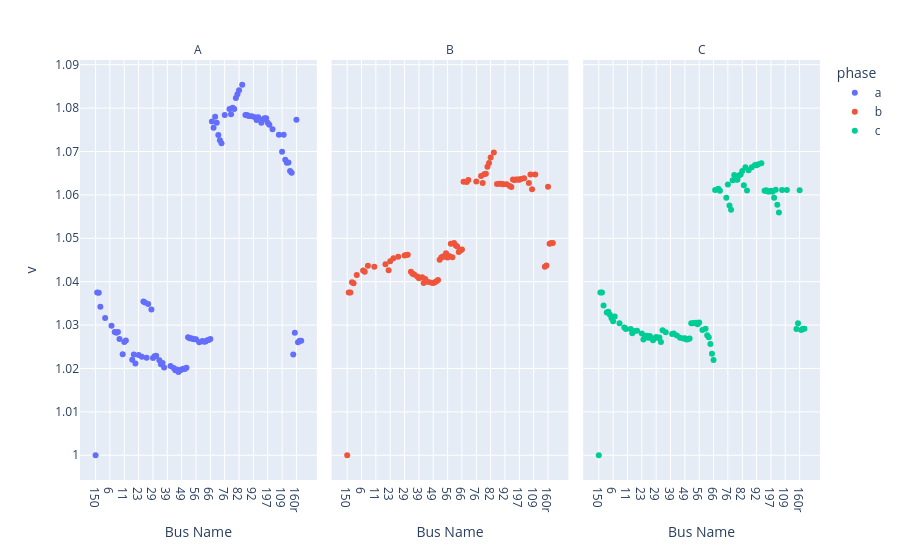
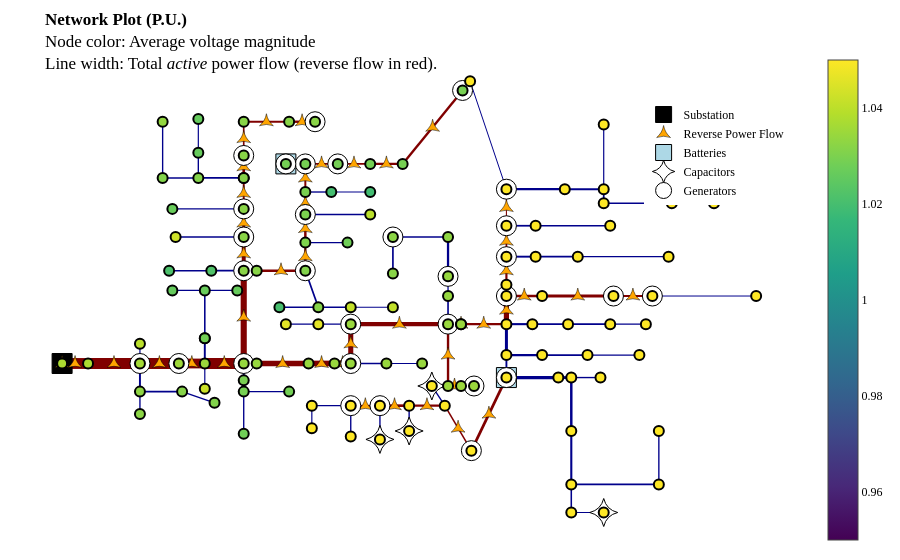
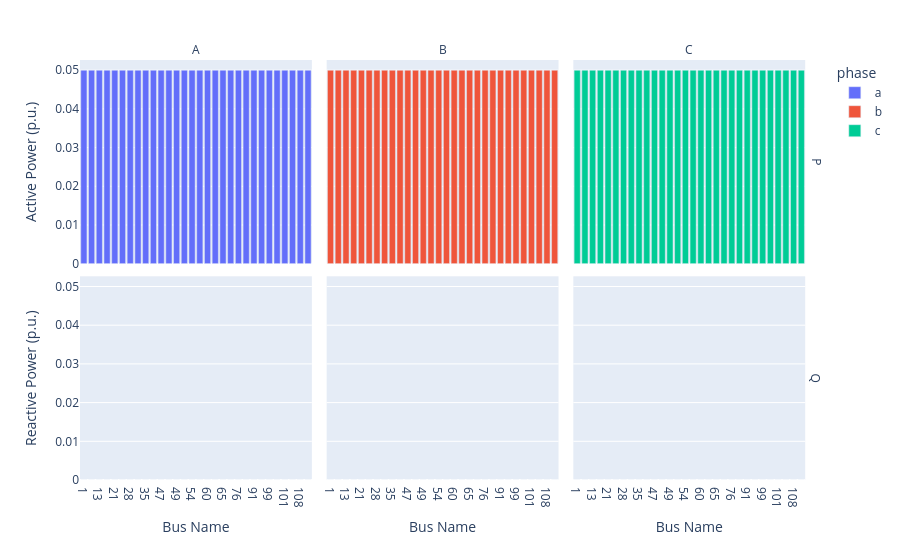

The notebook cell saved with these charts, in order:
### Code cell
# Now with high DGs in the network we ran a baseline power flow
case = create_case(CASES_DIR / "csv" / "ieee123_30der", ignore_schedule=True)
case.modify(control_variable="", gen_mult = 5, v_max=2) # To make OPF work more hard
result = case.run_opf()
result.plot_voltages().show()
result.plot_network().show()
result.plot_gens().show()

### Figure 1 — Plotly figure (JSON) as saved in the notebook; plotly's stock layout.template omitted (floating-point values rounded to 4 significant figures; data arrays with more than 128 entries replaced by an {"elided": "..."} marker saying what was removed)
{"data": [{"hovertemplate": "phase=a<br>name=%{x}<br>v=%{y}<extra></extra>", "legendgroup": "a", "marker": {"color": "#636efa", "symbol": "circle"}, "mode": "markers", "name": "a", "orientation": "v", "showlegend": true, "type": "scatter", "x": {"elided": "130 str values"}, "xaxis": "x", "y": {"elided": "130 float values"}, "yaxis": "y"}, {"hovertemplate": "phase=b<br>name=%{x}<br>v=%{y}<extra></extra>", "legendgroup": "b", "marker": {"color": "#EF553B", "symbol": "circle"}, "mode": "markers", "name": "b", "orientation": "v", "showlegend": true, "type": "scatter", "x": {"elided": "130 str values"}, "xaxis": "x2", "y": {"elided": "130 float values"}, "yaxis": "y2"}, {"hovertemplate": "phase=c<br>name=%{x}<br>v=%{y}<extra></extra>", "legendgroup": "c", "marker": {"color": "#00cc96", "symbol": "circle"}, "mode": "markers", "name": "c", "orientation": "v", "showlegend": true, "type": "scatter", "x": {"elided": "130 str values"}, "xaxis": "x3", "y": {"elided": "130 float values"}, "yaxis": "y3"}], "layout": {"annotations": [{"font": {}, "showarrow": false, "text": "A", "x": 0.16, "xanchor": "center", "xref": "paper", "y": 1, "yanchor": "bottom", "yref": "paper"}, {"font": {}, "showarrow": false, "text": "B", "x": 0.5, "xanchor": "center", "xref": "paper", "y": 1, "yanchor": "bottom", "yref": "paper"}, {"font": {}, "showarrow": false, "text": "C", "x": 0.84, "xanchor": "center", "xref": "paper", "y": 1, "yanchor": "bottom", "yref": "paper"}], "legend": {"title": {"text": "phase"}, "tracegroupgap": 0}, "margin": {"t": 60}, "xaxis": {"anchor": "y", "domain": [0, 0.32], "title": {"text": "Bus Name"}}, "xaxis2": {"anchor": "y2", "domain": [0.34, 0.66], "matches": "x", "title": {"text": "Bus Name"}}, "xaxis3": {"anchor": "y3", "domain": [0.68, 1.0], "matches": "x", "title": {"text": "Bus Name"}}, "yaxis": {"anchor": "x", "domain": [0, 1], "title": {"text": "v"}}, "yaxis2": {"anchor": "x2", "domain": [0, 1], "matches": "y", "showticklabels": false}, "yaxis3": {"anchor": "x3", "domain": [0, 1], "matches": "y", "showticklabels": false}}}

### Figure 2 — Plotly figure (JSON) as saved in the notebook; plotly's stock layout.template omitted (floating-point values rounded to 4 significant figures; data arrays with more than 128 entries replaced by an {"elided": "..."} marker saying what was removed)
{"data": [{"hoverinfo": "none", "line": {"color": "maroon", "dash": "solid", "width": 10.88}, "mode": "lines", "showlegend": false, "type": "scatter", "x": [-0.8612, -0.8612], "y": [-0.2909, -0.2909]}, {"hoverinfo": "none", "line": {"color": "maroon", "dash": "solid", "width": 10.88}, "mode": "lines", "showlegend": false, "type": "scatter", "x": [-0.8612, -0.7916], "y": [-0.2909, -0.2909]}, {"hoverinfo": "none", "line": {"color": "maroon", "dash": "solid", "width": 10.88}, "mode": "lines", "showlegend": false, "type": "scatter", "x": [-0.7916, -0.6524], "y": [-0.2909, -0.2909]}, {"hoverinfo": "none", "line": {"color": "darkblue", "dash": "solid", "width": 1.184}, "mode": "lines", "showlegend": false, "type": "scatter", "x": [-0.6524, -0.6524], "y": [-0.2909, -0.2009]}, {"hoverinfo": "none", "line": {"color": "darkblue", "dash": "solid", "width": 1.945}, "mode": "lines", "showlegend": false, "type": "scatter", "x": [-0.6524, -0.6524], "y": [-0.2909, -0.4195]}, {"hoverinfo": "none", "line": {"color": "maroon", "dash": "solid", "width": 11}, "mode": "lines", "showlegend": false, "type": "scatter", "x": [-0.6524, -0.5481], "y": [-0.2909, -0.2909]}, {"hoverinfo": "none", "line": {"color": "darkblue", "dash": "solid", "width": 1.369}, "mode": "lines", "showlegend": false, "type": "scatter", "x": [-0.6524, -0.6524], "y": [-0.4195, -0.5224]}, {"hoverinfo": "none", "line": {"color": "darkblue", "dash": "solid", "width": 1.577}, "mode": "lines", "showlegend": false, "type": "scatter", "x": [-0.6524, -0.5394], "y": [-0.4195, -0.4195]}, {"hoverinfo": "none", "line": {"color": "darkblue", "dash": "solid", "width": 1.388}, "mode": "lines", "showlegend": false, "type": "scatter", "x": [-0.5394, -0.4524], "y": [-0.4195, -0.4709]}, {"hoverinfo": "none", "line": {"color": "maroon", "dash": "solid", "width": 9.802}, "mode": "lines", "showlegend": false, "type": "scatter", "x": [-0.5481, -0.4785], "y": [-0.2909, -0.2909]}, {"hoverinfo": "none", "line": {"color": "darkblue", "dash": "solid", "width": 1.184}, "mode": "lines", "showlegend": false, "type": "scatter", "x": [-0.4785, -0.4785], "y": [-0.2909, -0.4067]}, {"hoverinfo": "none", "line": {"color": "darkblue", "dash": "solid", "width": 1.927}, "mode": "lines", "showlegend": false, "type": "scatter", "x": [-0.4785, -0.4785], "y": [-0.2909, -0.1752]}, {"hoverinfo": "none", "line": {"color": "maroon", "dash": "solid", "width": 10.91}, "mode": "lines", "showlegend": false, "type": "scatter", "x": [-0.4785, -0.3741], "y": [-0.2909, -0.2909]}, {"hoverinfo": "none", "line": {"color": "darkblue", "dash": "solid", "width": 1.559}, "mode": "lines", "showlegend": false, "type": "scatter", "x": [-0.4785, -0.4785], "y": [-0.1752, -0.1752]}, {"hoverinfo": "none", "line": {"color": "darkblue", "dash": "solid", "width": 1.559}, "mode": "lines", "showlegend": false, "type": "scatter", "x": [-0.4785, -0.4785], "y": [-0.1752, 0.04337]}, {"hoverinfo": "none", "line": {"color": "darkblue", "dash": "solid", "width": 1.931}, "mode": "lines", "showlegend": false, "type": "scatter", "x": [-0.3741, -0.3741], "y": [-0.2909, -0.3681]}, {"hoverinfo": "none", "line": {"color": "maroon", "dash": "solid", "width": 6.127}, "mode": "lines", "showlegend": false, "type": "scatter", "x": [-0.3741, -0.3741], "y": [-0.2909, 0.1334]}, {"hoverinfo": "none", "line": {"color": "darkblue", "dash": "solid", "width": 1.373}, "mode": "lines", "showlegend": false, "type": "scatter", "x": [-0.4785, -0.5655], "y": [0.04337, 0.04337]}, {"hoverinfo": "none", "line": {"color": "darkblue", "dash": "solid", "width": 1.186}, "mode": "lines", "showlegend": false, "type": "scatter", "x": [-0.4785, -0.3915], "y": [0.04337, 0.04337]}, {"hoverinfo": "none", "line": {"color": "darkblue", "dash": "solid", "width": 1.553}, "mode": "lines", "showlegend": false, "type": "scatter", "x": [-0.3741, -0.3741], "y": [-0.3681, -0.4195]}, {"hoverinfo": "none", "line": {"color": "darkblue", "dash": "solid", "width": 1.369}, "mode": "lines", "showlegend": false, "type": "scatter", "x": [-0.3741, -0.3741], "y": [-0.4195, -0.6124]}, {"hoverinfo": "none", "line": {"color": "darkblue", "dash": "solid", "width": 1.184}, "mode": "lines", "showlegend": false, "type": "scatter", "x": [-0.3741, -0.2524], "y": [-0.4195, -0.4195]}, {"hoverinfo": "none", "line": {"color": "darkblue", "dash": "solid", "width": 1.734}, "mode": "lines", "showlegend": false, "type": "scatter", "x": [-0.3741, -0.4611], "y": [0.1334, 0.1334]}, {"hoverinfo": "none", "line": {"color": "maroon", "dash": "solid", "width": 3.94}, "mode": "lines", "showlegend": false, "type": "scatter", "x": [-0.3741, -0.3741], "y": [0.1334, 0.2877]}, {"hoverinfo": "none", "line": {"color": "darkblue", "dash": "solid", "width": 1.365}, "mode": "lines", "showlegend": false, "type": "scatter", "x": [-0.4611, -0.5742], "y": [0.1334, 0.1334]}, {"hoverinfo": "none", "line": {"color": "darkblue", "dash": "solid", "width": 1.387}, "mode": "lines", "showlegend": false, "type": "scatter", "x": [-0.3741, -0.5568], "y": [0.2877, 0.2877]}, {"hoverinfo": "none", "line": {"color": "maroon", "dash": "solid", "width": 2.945}, "mode": "lines", "showlegend": false, "type": "scatter", "x": [-0.3741, -0.3741], "y": [0.2877, 0.4162]}, {"hoverinfo": "none", "line": {"color": "darkblue", "dash": "solid", "width": 1.369}, "mode": "lines", "showlegend": false, "type": "scatter", "x": [-0.3741, -0.5655], "y": [0.4162, 0.4162]}, {"hoverinfo": "none", "line": {"color": "maroon", "dash": "solid", "width": 1.931}, "mode": "lines", "showlegend": false, "type": "scatter", "x": [-0.3741, -0.3741], "y": [0.4162, 0.5577]}, {"hoverinfo": "none", "line": {"color": "darkblue", "dash": "solid", "width": 1.738}, "mode": "lines", "showlegend": false, "type": "scatter", "x": [-0.3741, -0.3741], "y": [0.5577, 0.5577]}, {"hoverinfo": "none", "line": {"color": "darkblue", "dash": "solid", "width": 1.738}, "mode": "lines", "showlegend": false, "type": "scatter", "x": [-0.3741, -0.4959], "y": [0.5577, 0.5577]}, {"hoverinfo": "none", "line": {"color": "maroon", "dash": "solid", "width": 2.669}, "mode": "lines", "showlegend": false, "type": "scatter", "x": [-0.3741, -0.3741], "y": [0.5577, 0.6606]}, {"hoverinfo": "none", "line": {"color": "darkblue", "dash": "solid", "width": 1.369}, "mode": "lines", "showlegend": false, "type": "scatter", "x": [-0.4959, -0.5916], "y": [0.5577, 0.5577]}, {"hoverinfo": "none", "line": {"color": "darkblue", "dash": "solid", "width": 1.369}, "mode": "lines", "showlegend": false, "type": "scatter", "x": [-0.4959, -0.4959], "y": [0.5577, 0.6734]}, {"hoverinfo": "none", "line": {"color": "darkblue", "dash": "solid", "width": 1.369}, "mode": "lines", "showlegend": false, "type": "scatter", "x": [-0.5916, -0.5916], "y": [0.5577, 0.8148]}, {"hoverinfo": "none", "line": {"color": "maroon", "dash": "solid", "width": 1.652}, "mode": "lines", "showlegend": false, "type": "scatter", "x": [-0.3741, -0.3741], "y": [0.6606, 0.8148]}, {"hoverinfo": "none", "line": {"color": "maroon", "dash": "solid", "width": 2.014}, "mode": "lines", "showlegend": false, "type": "scatter", "x": [-0.3741, -0.2524], "y": [0.8148, 0.8148]}, {"hoverinfo": "none", "line": {"color": "maroon", "dash": "solid", "width": 2.382}, "mode": "lines", "showlegend": false, "type": "scatter", "x": [-0.2524, -0.1828], "y": [0.8148, 0.8148]}, {"hoverinfo": "none", "line": {"color": "darkblue", "dash": "solid", "width": 1.184}, "mode": "lines", "showlegend": false, "type": "scatter", "x": [-0.4959, -0.4959], "y": [0.6734, 0.8277]}, {"hoverinfo": "none", "line": {"color": "maroon", "dash": "solid", "width": 2.538}, "mode": "lines", "showlegend": false, "type": "scatter", "x": [-0.3394, -0.2089], "y": [0.1334, 0.1334]}, {"hoverinfo": "none", "line": {"color": "darkblue", "dash": "solid", "width": 1.733}, "mode": "lines", "showlegend": false, "type": "scatter", "x": [-0.2089, -0.1741], "y": [0.1334, -0.03378]}, {"hoverinfo": "none", "line": {"color": "maroon", "dash": "solid", "width": 2.258}, "mode": "lines", "showlegend": false, "type": "scatter", "x": [-0.2089, -0.2089], "y": [0.1334, 0.262]}, {"hoverinfo": "none", "line": {"color": "darkblue", "dash": "solid", "width": 1.36}, "mode": "lines", "showlegend": false, "type": "scatter", "x": [-0.1741, -0.2785], "y": [-0.03378, -0.03378]}, {"hoverinfo": "none", "line": {"color": "darkblue", "dash": "solid", "width": 1.373}, "mode": "lines", "showlegend": false, "type": "scatter", "x": [-0.1741, -0.08714], "y": [-0.03378, -0.03378]}, {"hoverinfo": "none", "line": {"color": "darkblue", "dash": "solid", "width": 1.184}, "mode": "lines", "showlegend": false, "type": "scatter", "x": [-0.08714, 0.02593], "y": [-0.03378, -0.03378]}, {"hoverinfo": "none", "line": {"color": "darkblue", "dash": "solid", "width": 1.184}, "mode": "lines", "showlegend": false, "type": "scatter", "x": [-0.2089, -0.09583], "y": [0.262, 0.262]}, {"hoverinfo": "none", "line": {"color": "maroon", "dash": "solid", "width": 2.442}, "mode": "lines", "showlegend": false, "type": "scatter", "x": [-0.2089, -0.2089], "y": [0.262, 0.3905]}, {"hoverinfo": "none", "line": {"color": "darkblue", "dash": "solid", "width": 1.384}, "mode": "lines", "showlegend": false, "type": "scatter", "x": [-0.2089, -0.03495], "y": [0.3905, 0.3905]}, {"hoverinfo": "none", "line": {"color": "maroon", "dash": "solid", "width": 1.627}, "mode": "lines", "showlegend": false, "type": "scatter", "x": [-0.2089, -0.2089], "y": [0.3905, 0.4934]}, {"hoverinfo": "none", "line": {"color": "darkblue", "dash": "solid", "width": 1.366}, "mode": "lines", "showlegend": false, "type": "scatter", "x": [-0.2089, -0.1393], "y": [0.4934, 0.4934]}, {"hoverinfo": "none", "line": {"color": "maroon", "dash": "solid", "width": 1.993}, "mode": "lines", "showlegend": false, "type": "scatter", "x": [-0.2089, -0.2089], "y": [0.4934, 0.622]}, {"hoverinfo": "none", "line": {"color": "darkblue", "dash": "solid", "width": 1.184}, "mode": "lines", "showlegend": false, "type": "scatter", "x": [-0.1393, -0.03495], "y": [0.4934, 0.4934]}, {"hoverinfo": "none", "line": {"color": "darkblue", "dash": "solid", "width": 1.342}, "mode": "lines", "showlegend": false, "type": "scatter", "x": [-0.2089, -0.2611], "y": [0.622, 0.622]}, {"hoverinfo": "none", "line": {"color": "maroon", "dash": "solid", "width": 1.922}, "mode": "lines", "showlegend": false, "type": "scatter", "x": [-0.2089, -0.1219], "y": [0.622, 0.622]}, {"hoverinfo": "none", "line": {"color": "maroon", "dash": "solid", "width": 1.829}, "mode": "lines", "showlegend": false, "type": "scatter", "x": [-0.1219, -0.03495], "y": [0.622, 0.622]}, {"hoverinfo": "none", "line": {"color": "maroon", "dash": "solid", "width": 2.198}, "mode": "lines", "showlegend": false, "type": "scatter", "x": [-0.03495, 0.05202], "y": [0.622, 0.622]}, {"hoverinfo": "none", "line": {"color": "maroon", "dash": "solid", "width": 2.382}, "mode": "lines", "showlegend": false, "type": "scatter", "x": [0.05202, 0.2127], "y": [0.622, 0.9578]}, {"hoverinfo": "none", "line": {"color": "maroon", "dash": "solid", "width": 5.335}, "mode": "lines", "showlegend": false, "type": "scatter", "x": [-0.3394, -0.2002], "y": [-0.2909, -0.2909]}, {"hoverinfo": "none", "line": {"color": "maroon", "dash": "solid", "width": 5.704}, "mode": "lines", "showlegend": false, "type": "scatter", "x": [-0.2002, -0.1306], "y": [-0.2909, -0.2909]}, {"hoverinfo": "none", "line": {"color": "maroon", "dash": "solid", "width": 6.073}, "mode": "lines", "showlegend": false, "type": "scatter", "x": [-0.1306, -0.08714], "y": [-0.2909, -0.2909]}, {"hoverinfo": "none", "line": {"color": "darkblue", "dash": "solid", "width": 1.365}, "mode": "lines", "showlegend": false, "type": "scatter", "x": [-0.08714, 0.008531], "y": [-0.2909, -0.2909]}, {"hoverinfo": "none", "line": {"color": "maroon", "dash": "solid", "width": 5.055}, "mode": "lines", "showlegend": false, "type": "scatter", "x": [-0.08714, -0.08714], "y": [-0.2909, -0.1109]}, {"hoverinfo": "none", "line": {"color": "darkblue", "dash": "solid", "width": 1.184}, "mode": "lines", "showlegend": false, "type": "scatter", "x": [0.008531, 0.1042], "y": [-0.2909, -0.2909]}, {"hoverinfo": "none", "line": {"color": "darkblue", "dash": "solid", "width": 1.373}, "mode": "lines", "showlegend": false, "type": "scatter", "x": [-0.08714, -0.1741], "y": [-0.1109, -0.1109]}, {"hoverinfo": "none", "line": {"color": "maroon", "dash": "solid", "width": 4.046}, "mode": "lines", "showlegend": false, "type": "scatter", "x": [-0.08714, 0.1738], "y": [-0.1109, -0.1109]}, {"hoverinfo": "none", "line": {"color": "darkblue", "dash": "solid", "width": 1.184}, "mode": "lines", "showlegend": false, "type": "scatter", "x": [-0.1741, -0.2611], "y": [-0.1109, -0.1109]}, {"hoverinfo": "none", "line": {"color": "maroon", "dash": "solid", "width": 2.382}, "mode": "lines", "showlegend": false, "type": "scatter", "x": [0.1738, 0.1738], "y": [-0.1109, -0.3938]}, {"hoverinfo": "none", "line": {"color": "darkblue", "dash": "solid", "width": 1.638}, "mode": "lines", "showlegend": false, "type": "scatter", "x": [0.1738, 0.1738], "y": [-0.1109, 0.01765]}, {"hoverinfo": "none", "line": {"color": "darkblue", "dash": "solid", "width": 1.271}, "mode": "lines", "showlegend": false, "type": "scatter", "x": [0.1738, 0.1738], "y": [0.01765, 0.1077]}, {"hoverinfo": "none", "line": {"color": "darkblue", "dash": "solid", "width": 2.285}, "mode": "lines", "showlegend": false, "type": "scatter", "x": [0.1738, 0.1738], "y": [0.1077, 0.2877]}, {"hoverinfo": "none", "line": {"color": "darkblue", "dash": "solid", "width": 1.582}, "mode": "lines", "showlegend": false, "type": "scatter", "x": [0.1738, 0.02593], "y": [0.2877, 0.2877]}, {"hoverinfo": "none", "line": {"color": "darkblue", "dash": "solid", "width": 1.691}, "mode": "lines", "showlegend": false, "type": "scatter", "x": [0.02593, 0.02593], "y": [0.2877, 0.1205]}, {"hoverinfo": "none", "line": {"color": "maroon", "dash": "solid", "width": 2.103}, "mode": "lines", "showlegend": false, "type": "scatter", "x": [0.2086, 0.3303], "y": [-0.1109, -0.1109]}, {"hoverinfo": "none", "line": {"color": "darkblue", "dash": "solid", "width": 2.106}, "mode": "lines", "showlegend": false, "type": "scatter", "x": [0.3303, 0.3999], "y": [-0.1109, -0.1109]}, {"hoverinfo": "none", "line": {"color": "darkblue", "dash": "solid", "width": 2.996}, "mode": "lines", "showlegend": false, "type": "scatter", "x": [0.3303, 0.3303], "y": [-0.1109, -0.2524]}, {"hoverinfo": "none", "line": {"color": "maroon", "dash": "solid", "width": 5.205}, "mode": "lines", "showlegend": false, "type": "scatter", "x": [0.3303, 0.3303], "y": [-0.1109, 0.01765]}, {"hoverinfo": "none", "line": {"color": "darkblue", "dash": "solid", "width": 1.922}, "mode": "lines", "showlegend": false, "type": "scatter", "x": [0.3999, 0.4956], "y": [-0.1109, -0.1109]}, {"hoverinfo": "none", "line": {"color": "darkblue", "dash": "solid", "width": 1.553}, "mode": "lines", "showlegend": false, "type": "scatter", "x": [0.4956, 0.6086], "y": [-0.1109, -0.1109]}, {"hoverinfo": "none", "line": {"color": "darkblue", "dash": "solid", "width": 1.369}, "mode": "lines", "showlegend": false, "type": "scatter", "x": [0.6086, 0.7043], "y": [-0.1109, -0.1109]}, {"hoverinfo": "none", "line": {"color": "darkblue", "dash": "solid", "width": 2.124}, "mode": "lines", "showlegend": false, "type": "scatter", "x": [0.3303, 0.426], "y": [-0.2524, -0.2524]}, {"hoverinfo": "none", "line": {"color": "darkblue", "dash": "solid", "width": 1.872}, "mode": "lines", "showlegend": false, "type": "scatter", "x": [0.3303, 0.3303], "y": [-0.2524, -0.3552]}, {"hoverinfo": "none", "line": {"color": "darkblue", "dash": "solid", "width": 1.755}, "mode": "lines", "showlegend": false, "type": "scatter", "x": [0.426, 0.5478], "y": [-0.2524, -0.2524]}, {"hoverinfo": "none", "line": {"color": "darkblue", "dash": "solid", "width": 1.369}, "mode": "lines", "showlegend": false, "type": "scatter", "x": [0.5478, 0.6869], "y": [-0.2524, -0.2524]}, {"hoverinfo": "none", "line": {"color": "darkblue", "dash": "solid", "width": 3.234}, "mode": "lines", "showlegend": false, "type": "scatter", "x": [0.3303, 0.4695], "y": [-0.3552, -0.3552]}, {"hoverinfo": "none", "line": {"color": "maroon", "dash": "solid", "width": 2.741}, "mode": "lines", "showlegend": false, "type": "scatter", "x": [0.3303, 0.2364], "y": [-0.3552, -0.6895]}, {"hoverinfo": "none", "line": {"color": "darkblue", "dash": "solid", "width": 2.866}, "mode": "lines", "showlegend": false, "type": "scatter", "x": [0.4695, 0.5043], "y": [-0.3552, -0.3552]}, {"hoverinfo": "none", "line": {"color": "darkblue", "dash": "solid", "width": 1.391}, "mode": "lines", "showlegend": false, "type": "scatter", "x": [0.5043, 0.5825], "y": [-0.3552, -0.3552]}, {"hoverinfo": "none", "line": {"color": "darkblue", "dash": "solid", "width": 2.475}, "mode": "lines", "showlegend": false, "type": "scatter", "x": [0.5043, 0.5043], "y": [-0.3552, -0.5995]}, {"hoverinfo": "none", "line": {"color": "darkblue", "dash": "solid", "width": 2.106}, "mode": "lines", "showlegend": false, "type": "scatter", "x": [0.5043, 0.5043], "y": [-0.5995, -0.8438]}, {"hoverinfo": "none", "line": {"color": "darkblue", "dash": "solid", "width": 1.553}, "mode": "lines", "showlegend": false, "type": "scatter", "x": [0.5043, 0.5043], "y": [-0.8438, -0.9724]}, {"hoverinfo": "none", "line": {"color": "darkblue", "dash": "solid", "width": 1.553}, "mode": "lines", "showlegend": false, "type": "scatter", "x": [0.5043, 0.7391], "y": [-0.8438, -0.8438]}, {"hoverinfo": "none", "line": {"color": "darkblue", "dash": "solid", "width": 1.184}, "mode": "lines", "showlegend": false, "type": "scatter", "x": [0.5043, 0.5912], "y": [-0.9724, -0.9724]}, {"hoverinfo": "none", "line": {"color": "darkblue", "dash": "solid", "width": 1.369}, "mode": "lines", "showlegend": false, "type": "scatter", "x": [0.7391, 0.7391], "y": [-0.8438, -0.5995]}, {"hoverinfo": "none", "line": {"color": "maroon", "dash": "solid", "width": 1.543}, "mode": "lines", "showlegend": false, "type": "scatter", "x": [0.2364, 0.1651], "y": [-0.6895, -0.4838]}, {"hoverinfo": "none", "line": {"color": "darkblue", "dash": "solid", "width": 1.369}, "mode": "lines", "showlegend": false, "type": "scatter", "x": [0.1651, 0.1303], "y": [-0.4838, -0.3938]}, {"hoverinfo": "none", "line": {"color": "maroon", "dash": "solid", "width": 2.28}, "mode": "lines", "showlegend": false, "type": "scatter", "x": [0.1651, 0.06941], "y": [-0.4838, -0.4838]}, {"hoverinfo": "none", "line": {"color": "darkblue", "dash": "solid", "width": 1.379}, "mode": "lines", "showlegend": false, "type": "scatter", "x": [0.06941, 0.06941], "y": [-0.4838, -0.5995]}, {"hoverinfo": "none", "line": {"color": "maroon", "dash": "solid", "width": 2.659}, "mode": "lines", "showlegend": false, "type": "scatter", "x": [0.06941, -0.008863], "y": [-0.4838, -0.4838]}, {"hoverinfo": "none", "line": {"color": "darkblue", "dash": "solid", "width": 1.369}, "mode": "lines", "showlegend": false, "type": "scatter", "x": [-0.008863, -0.008863], "y": [-0.4838, -0.6381]}, {"hoverinfo": "none", "line": {"color": "maroon", "dash": "solid", "width": 1.645}, "mode": "lines", "showlegend": false, "type": "scatter", "x": [-0.008863, -0.08714], "y": [-0.4838, -0.4838]}, {"hoverinfo": "none", "line": {"color": "darkblue", "dash": "solid", "width": 1.369}, "mode": "lines", "showlegend": false, "type": "scatter", "x": [-0.08714, -0.08714], "y": [-0.4838, -0.6252]}, {"hoverinfo": "none", "line": {"color": "darkblue", "dash": "solid", "width": 1.369}, "mode": "lines", "showlegend": false, "type": "scatter", "x": [-0.08714, -0.1915], "y": [-0.4838, -0.4838]}, {"hoverinfo": "none", "line": {"color": "darkblue", "dash": "solid", "width": 1.184}, "mode": "lines", "showlegend": false, "type": "scatter", "x": [-0.1915, -0.1915], "y": [-0.4838, -0.5867]}, {"hoverinfo": "none", "line": {"color": "maroon", "dash": "solid", "width": 2.639}, "mode": "lines", "showlegend": false, "type": "scatter", "x": [0.3303, 0.426], "y": [0.01765, 0.01765]}, {"hoverinfo": "none", "line": {"color": "maroon", "dash": "solid", "width": 3.008}, "mode": "lines", "showlegend": false, "type": "scatter", "x": [0.426, 0.6173], "y": [0.01765, 0.01765]}, {"hoverinfo": "none", "line": {"color": "maroon", "dash": "solid", "width": 1.994}, "mode": "lines", "showlegend": false, "type": "scatter", "x": [0.6173, 0.7217], "y": [0.01765, 0.01765]}, {"hoverinfo": "none", "line": {"color": "darkblue", "dash": "solid", "width": 1}, "mode": "lines", "showlegend": false, "type": "scatter", "x": [0.7217, 1], "y": [0.01765, 0.01765]}, {"hoverinfo": "none", "line": {"color": "maroon", "dash": "solid", "width": 2.184}, "mode": "lines", "showlegend": false, "type": "scatter", "x": [0.3303, 0.3303], "y": [0.01765, 0.06908]}, {"hoverinfo": "none", "line": {"color": "maroon", "dash": "solid", "width": 2.184}, "mode": "lines", "showlegend": false, "type": "scatter", "x": [0.3303, 0.3303], "y": [0.06908, 0.1977]}, {"hoverinfo": "none", "line": {"color": "darkblue", "dash": "solid", "width": 1.922}, "mode": "lines", "showlegend": false, "type": "scatter", "x": [0.3303, 0.4086], "y": [0.1977, 0.1977]}, {"hoverinfo": "none", "line": {"color": "maroon", "dash": "solid", "width": 1.723}, "mode": "lines", "showlegend": false, "type": "scatter", "x": [0.3303, 0.3303], "y": [0.1977, 0.3391]}, {"hoverinfo": "none", "line": {"color": "darkblue", "dash": "solid", "width": 1.737}, "mode": "lines", "showlegend": false, "type": "scatter", "x": [0.4086, 0.5217], "y": [0.1977, 0.1977]}, {"hoverinfo": "none", "line": {"color": "darkblue", "dash": "solid", "width": 1.369}, "mode": "lines", "showlegend": false, "type": "scatter", "x": [0.5217, 0.7652], "y": [0.1977, 0.1977]}, {"hoverinfo": "none", "line": {"color": "darkblue", "dash": "solid", "width": 1.737}, "mode": "lines", "showlegend": false, "type": "scatter", "x": [0.3303, 0.4086], "y": [0.3391, 0.3391]}, {"hoverinfo": "none", "line": {"color": "maroon", "dash": "solid", "width": 1.078}, "mode": "lines", "showlegend": false, "type": "scatter", "x": [0.3303, 0.3303], "y": [0.3391, 0.5063]}, {"hoverinfo": "none", "line": {"color": "darkblue", "dash": "solid", "width": 1.369}, "mode": "lines", "showlegend": false, "type": "scatter", "x": [0.4086, 0.6086], "y": [0.3391, 0.3391]}, {"hoverinfo": "none", "line": {"color": "darkblue", "dash": "solid", "width": 2.305}, "mode": "lines", "showlegend": false, "type": "scatter", "x": [0.3303, 0.4869], "y": [0.5063, 0.5063]}, {"hoverinfo": "none", "line": {"color": "darkblue", "dash": "solid", "width": 1}, "mode": "lines", "showlegend": false, "type": "scatter", "x": [0.3303, 0.2329], "y": [0.5063, 1]}, {"hoverinfo": "none", "line": {"color": "darkblue", "dash": "solid", "width": 1.936}, "mode": "lines", "showlegend": false, "type": "scatter", "x": [0.4869, 0.5912], "y": [0.5063, 0.5063]}, {"hoverinfo": "none", "line": {"color": "darkblue", "dash": "solid", "width": 1.184}, "mode": "lines", "showlegend": false, "type": "scatter", "x": [0.5912, 0.5912], "y": [0.5063, 0.802]}, {"hoverinfo": "none", "line": {"color": "darkblue", "dash": "solid", "width": 1.752}, "mode": "lines", "showlegend": false, "type": "scatter", "x": [0.5912, 0.5912], "y": [0.5063, 0.442]}, {"hoverinfo": "none", "line": {"color": "darkblue", "dash": "solid", "width": 1.564}, "mode": "lines", "showlegend": false, "type": "scatter", "x": [0.5912, 0.7739], "y": [0.442, 0.442]}, {"hoverinfo": "none", "line": {"color": "darkblue", "dash": "solid", "width": 1.184}, "mode": "lines", "showlegend": false, "type": "scatter", "x": [0.7739, 0.8869], "y": [0.442, 0.442]}, {"hoverinfo": "none", "line": {"color": "maroon", "dash": "solid", "width": 2.538}, "mode": "lines", "showlegend": false, "type": "scatter", "x": [-0.3741, -0.3394], "y": [0.1334, 0.1334]}, {"hoverinfo": "none", "line": {"color": "maroon", "dash": "solid", "width": 5.335}, "mode": "lines", "showlegend": false, "type": "scatter", "x": [-0.3741, -0.3394], "y": [-0.2909, -0.2909]}, {"hoverinfo": "none", "line": {"color": "maroon", "dash": "solid", "width": 2.103}, "mode": "lines", "showlegend": false, "type": "scatter", "x": [0.2086, 0.2086], "y": [-0.1109, -0.1109]}, {"hoverinfo": "none", "line": {"color": "maroon", "dash": "solid", "width": 2.103}, "mode": "lines", "showlegend": false, "type": "scatter", "x": [0.1738, 0.2086], "y": [-0.1109, -0.1109]}, {"hoverinfo": "none", "line": {"color": "maroon", "dash": "solid", "width": 2.382}, "mode": "lines", "showlegend": false, "type": "scatter", "x": [0.1738, 0.2086], "y": [-0.3938, -0.3938]}, {"hoverinfo": "none", "line": {"color": "maroon", "dash": "solid", "width": 2.382}, "mode": "lines", "showlegend": false, "type": "scatter", "x": [0.2086, 0.2434], "y": [-0.3938, -0.3938]}, {"hoverinfo": "none", "marker": {"color": "black", "line": {"color": "black", "width": 1}, "size": 20, "symbol": "square"}, "mode": "markers", "name": "Substation", "showlegend": true, "type": "scatter", "x": [-0.8612], "y": [-0.2909]}, {"hoverinfo": "none", "marker": {"color": "orange", "line": {"color": "black", "width": 0.5}, "size": 10, "symbol": "star-triangle-up"}, "mode": "markers", "name": "Reverse Power Flow", "showlegend": true, "type": "scatter", "x": [-0.8612, -0.8264, -0.722, -0.6003, -0.5133, -0.4263, -0.3741, -0.3741, -0.3741, -0.3741, -0.3741, -0.3741, -0.3133, -0.2176, -0.2741, -0.2089, -0.2089, -0.2089, -0.2089, -0.1654, -0.07844, 0.008531, 0.1324, -0.2698, -0.1654, -0.1089, -0.08714, 0.04332, 0.1738, 0.2694, 0.3303, 0.2834, 0.2007, 0.1172, 0.03027, -0.048, 0.3782, 0.5217, 0.6695, 0.3303, 0.3303, 0.3303, 0.3303, -0.3567, -0.3567, 0.2086, 0.1912, 0.1912, 0.226], "y": [-0.2909, -0.2909, -0.2909, -0.2909, -0.2909, -0.2909, -0.07878, 0.2105, 0.352, 0.487, 0.6091, 0.7377, 0.8148, 0.8148, 0.1334, 0.1977, 0.3262, 0.442, 0.5577, 0.622, 0.622, 0.622, 0.7899, -0.2909, -0.2909, -0.2909, -0.2009, -0.1109, -0.2524, -0.1109, -0.04664, -0.5224, -0.5867, -0.4838, -0.4838, -0.4838, 0.01765, 0.01765, 0.01765, 0.04337, 0.1334, 0.2684, 0.4227, 0.1334, -0.2909, -0.1109, -0.1109, -0.3938, -0.3938]}, {"hoverinfo": "none", "marker": {"color": "lightblue", "line": {"color": "black", "width": 1}, "size": 20, "symbol": "square"}, "mode": "markers", "name": "Batteries", "showlegend": true, "type": "scatter", "x": [-0.2611, 0.3303], "y": [0.622, -0.3552]}, {"hoverinfo": "none", "marker": {"color": "white", "line": {"color": "black", "width": 1}, "size": 20, "symbol": "star-diamond"}, "mode": "markers", "name": "Capacitors", "showlegend": true, "type": "scatter", "x": [0.5912, 0.1303, 0.06941, -0.008863], "y": [-0.9724, -0.3938, -0.5995, -0.6381]}, {"hoverinfo": "none", "marker": {"color": "white", "line": {"color": "black", "width": 1}, "size": 20, "symbol": "circle"}, "mode": "markers", "name": "Generators", "showlegend": true, "type": "scatter", "x": [-0.6524, -0.5481, -0.3741, -0.3741, -0.3741, -0.3741, -0.3741, -0.1828, -0.2089, -0.2089, -0.2089, -0.2611, -0.1219, 0.2127, -0.08714, -0.08714, 0.1738, 0.1738, 0.02593, 0.3303, 0.3303, 0.2364, -0.008863, -0.08714, 0.6173, 0.7217, 0.3303, 0.3303, 0.3303, 0.2434], "y": [-0.2909, -0.2909, -0.2909, 0.1334, 0.2877, 0.4162, 0.6606, 0.8148, 0.1334, 0.3905, 0.622, 0.622, 0.622, 0.9578, -0.2909, -0.1109, -0.1109, 0.1077, 0.2877, 0.01765, -0.3552, -0.6895, -0.4838, -0.4838, 0.01765, 0.01765, 0.1977, 0.3391, 0.5063, -0.3938]}, {"hoverlabel": {"font": {"family": "Monospace"}}, "hovertemplate": "%{text}", "marker": {"cmax": 1.05, "cmin": 0.95, "color": {"elided": "130 float values"}, "colorscale": [[0, "#440154"], [0.1111, "#482878"], [0.2222, "#3e4989"], [0.3333, "#31688e"], [0.4444, "#26828e"], [0.5556, "#1f9e89"], [0.6667, "#35b779"], [0.7778, "#6ece58"], [0.8889, "#b5de2b"], [1, "#fde725"]], "line": {"color": "black", "width": 2}, "reversescale": false, "showscale": true, "size": 10}, "mode": "markers", "showlegend": false, "text": {"elided": "130 str values"}, "textposition": "top center", "type": "scatter", "x": {"elided": "130 float values"}, "y": {"elided": "130 float values"}}], "layout": {"font": {"color": "Black", "family": "Droid Sans Mono"}, "legend": {"bgcolor": "White", "font": {"color": "Black"}, "x": 0.8, "y": 0.9}, "margin": {"b": 10, "l": 10, "r": 10, "t": 50}, "paper_bgcolor": "White", "plot_bgcolor": "White", "title": {"font": {"color": "Black"}, "text": "<b>Network Plot (P.U.)</b><br>Node color: Average voltage magnitude<br>Line width: Total <i>active</i> power flow (reverse flow in red)."}, "xaxis": {"visible": false}, "yaxis": {"visible": false}}}

### Figure 3 — Plotly figure (JSON) as saved in the notebook; plotly's stock layout.template omitted (floating-point values rounded to 4 significant figures)
{"data": [{"hovertemplate": "phase=a<br>part=P<br>Bus Name=%{x}<br>power=%{y}<extra></extra>", "legendgroup": "a", "marker": {"color": "#636efa", "pattern": {"shape": ""}}, "name": "a", "orientation": "v", "showlegend": true, "textposition": "auto", "type": "bar", "x": ["1", "7", "13", "18", "21", "23", "28", "250", "35", "42", "47", "48", "49", "151", "54", "57", "60", "63", "65", "97", "76", "86", "91", "93", "99", "100", "101", "105", "108", "610"], "xaxis": "x4", "y": [0.05, 0.05, 0.05, 0.05, 0.05, 0.05, 0.05, 0.05, 0.05, 0.05, 0.05, 0.05, 0.05, 0.05, 0.05, 0.05, 0.05, 0.05, 0.05, 0.05, 0.05, 0.05, 0.05, 0.05, 0.05, 0.05, 0.05, 0.05, 0.05, 0.05], "yaxis": "y4"}, {"hovertemplate": "phase=a<br>part=Q<br>Bus Name=%{x}<br>power=%{y}<extra></extra>", "legendgroup": "a", "marker": {"color": "#636efa", "pattern": {"shape": ""}}, "name": "a", "orientation": "v", "showlegend": false, "textposition": "auto", "type": "bar", "x": ["1", "7", "13", "18", "21", "23", "28", "250", "35", "42", "47", "48", "49", "151", "54", "57", "60", "63", "65", "97", "76", "86", "91", "93", "99", "100", "101", "105", "108", "610"], "xaxis": "x", "y": [0.0, 0.0, 0.0, 0.0, 0.0, 0.0, 0.0, 0.0, 0.0, 0.0, 0.0, 0.0, 0.0, 0.0, 0.0, 0.0, 0.0, 0.0, 0.0, 0.0, 0.0, 0.0, 0.0, 0.0, 0.0, 0.0, 0.0, 0.0, 0.0, 0.0], "yaxis": "y"}, {"hovertemplate": "phase=b<br>part=P<br>Bus Name=%{x}<br>power=%{y}<extra></extra>", "legendgroup": "b", "marker": {"color": "#EF553B", "pattern": {"shape": ""}}, "name": "b", "orientation": "v", "showlegend": true, "textposition": "auto", "type": "bar", "x": ["1", "7", "13", "18", "21", "23", "28", "250", "35", "42", "47", "48", "49", "151", "54", "57", "60", "63", "65", "97", "76", "86", "91", "93", "99", "100", "101", "105", "108", "610"], "xaxis": "x5", "y": [0.05, 0.05, 0.05, 0.05, 0.05, 0.05, 0.05, 0.05, 0.05, 0.05, 0.05, 0.05, 0.05, 0.05, 0.05, 0.05, 0.05, 0.05, 0.05, 0.05, 0.05, 0.05, 0.05, 0.05, 0.05, 0.05, 0.05, 0.05, 0.05, 0.05], "yaxis": "y5"}, {"hovertemplate": "phase=b<br>part=Q<br>Bus Name=%{x}<br>power=%{y}<extra></extra>", "legendgroup": "b", "marker": {"color": "#EF553B", "pattern": {"shape": ""}}, "name": "b", "orientation": "v", "showlegend": false, "textposition": "auto", "type": "bar", "x": ["1", "7", "13", "18", "21", "23", "28", "250", "35", "42", "47", "48", "49", "151", "54", "57", "60", "63", "65", "97", "76", "86", "91", "93", "99", "100", "101", "105", "108", "610"], "xaxis": "x2", "y": [0.0, 0.0, 0.0, 0.0, 0.0, 0.0, 0.0, 0.0, 0.0, 0.0, 0.0, 0.0, 0.0, 0.0, 0.0, 0.0, 0.0, 0.0, 0.0, 0.0, 0.0, 0.0, 0.0, 0.0, 0.0, 0.0, 0.0, 0.0, 0.0, 0.0], "yaxis": "y2"}, {"hovertemplate": "phase=c<br>part=P<br>Bus Name=%{x}<br>power=%{y}<extra></extra>", "legendgroup": "c", "marker": {"color": "#00cc96", "pattern": {"shape": ""}}, "name": "c", "orientation": "v", "showlegend": true, "textposition": "auto", "type": "bar", "x": ["1", "7", "13", "18", "21", "23", "28", "250", "35", "42", "47", "48", "49", "151", "54", "57", "60", "63", "65", "97", "76", "86", "91", "93", "99", "100", "101", "105", "108", "610"], "xaxis": "x6", "y": [0.05, 0.05, 0.05, 0.05, 0.05, 0.05, 0.05, 0.05, 0.05, 0.05, 0.05, 0.05, 0.05, 0.05, 0.05, 0.05, 0.05, 0.05, 0.05, 0.05, 0.05, 0.05, 0.05, 0.05, 0.05, 0.05, 0.05, 0.05, 0.05, 0.05], "yaxis": "y6"}, {"hovertemplate": "phase=c<br>part=Q<br>Bus Name=%{x}<br>power=%{y}<extra></extra>", "legendgroup": "c", "marker": {"color": "#00cc96", "pattern": {"shape": ""}}, "name": "c", "orientation": "v", "showlegend": false, "textposition": "auto", "type": "bar", "x": ["1", "7", "13", "18", "21", "23", "28", "250", "35", "42", "47", "48", "49", "151", "54", "57", "60", "63", "65", "97", "76", "86", "91", "93", "99", "100", "101", "105", "108", "610"], "xaxis": "x3", "y": [0.0, 0.0, 0.0, 0.0, 0.0, 0.0, 0.0, 0.0, 0.0, 0.0, 0.0, 0.0, 0.0, 0.0, 0.0, 0.0, 0.0, 0.0, 0.0, 0.0, 0.0, 0.0, 0.0, 0.0, 0.0, 0.0, 0.0, 0.0, 0.0, 0.0], "yaxis": "y3"}], "layout": {"annotations": [{"font": {}, "showarrow": false, "text": "A", "x": 0.1567, "xanchor": "center", "xref": "paper", "y": 1, "yanchor": "bottom", "yref": "paper"}, {"font": {}, "showarrow": false, "text": "B", "x": 0.49, "xanchor": "center", "xref": "paper", "y": 1, "yanchor": "bottom", "yref": "paper"}, {"font": {}, "showarrow": false, "text": "C", "x": 0.8233, "xanchor": "center", "xref": "paper", "y": 1, "yanchor": "bottom", "yref": "paper"}, {"font": {}, "showarrow": false, "text": "Q", "textangle": 90, "x": 0.98, "xanchor": "left", "xref": "paper", "y": 0.2425, "yanchor": "middle", "yref": "paper"}, {"font": {}, "showarrow": false, "text": "P", "textangle": 90, "x": 0.98, "xanchor": "left", "xref": "paper", "y": 0.7575, "yanchor": "middle", "yref": "paper"}], "barmode": "relative", "legend": {"title": {"text": "phase"}, "tracegroupgap": 0}, "margin": {"t": 60}, "xaxis": {"anchor": "y", "domain": [0, 0.3133], "title": {"text": "Bus Name"}}, "xaxis2": {"anchor": "y2", "domain": [0.3333, 0.6467], "matches": "x", "title": {"text": "Bus Name"}}, "xaxis3": {"anchor": "y3", "domain": [0.6667, 0.98], "matches": "x", "title": {"text": "Bus Name"}}, "xaxis4": {"anchor": "y4", "domain": [0, 0.3133], "matches": "x", "showticklabels": false}, "xaxis5": {"anchor": "y5", "domain": [0.3333, 0.6467], "matches": "x", "showticklabels": false}, "xaxis6": {"anchor": "y6", "domain": [0.6667, 0.98], "matches": "x", "showticklabels": false}, "yaxis": {"anchor": "x", "domain": [0, 0.485], "title": {"text": "Reactive Power (p.u.)"}}, "yaxis2": {"anchor": "x2", "domain": [0, 0.485], "matches": "y", "showticklabels": false}, "yaxis3": {"anchor": "x3", "domain": [0, 0.485], "matches": "y", "showticklabels": false}, "yaxis4": {"anchor": "x4", "domain": [0.515, 1], "matches": "y", "title": {"text": "Active Power (p.u.)"}}, "yaxis5": {"anchor": "x5", "domain": [0.515, 1], "matches": "y", "showticklabels": false}, "yaxis6": {"anchor": "x6", "domain": [0.515, 1], "matches": "y", "showticklabels": false}}}
